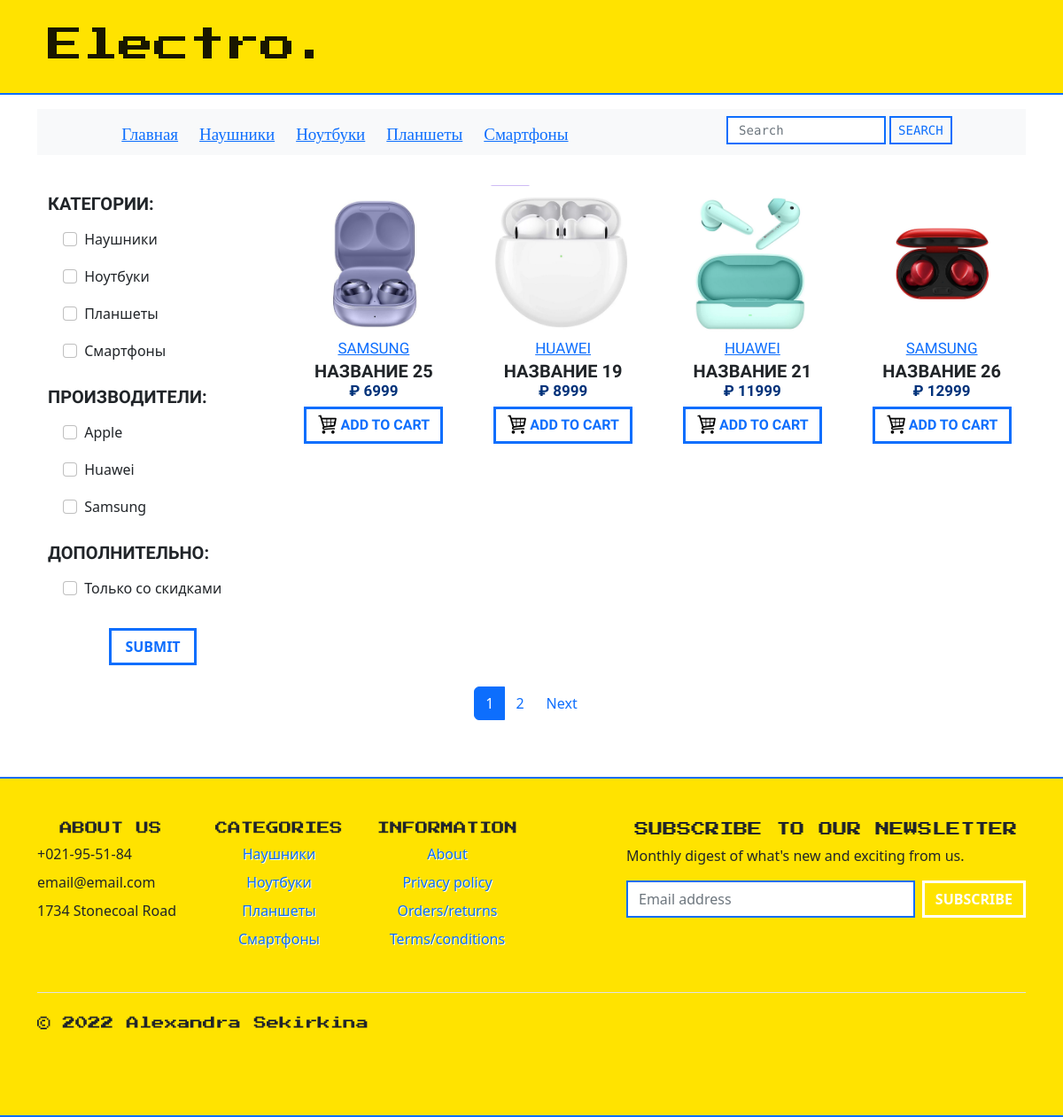
The app's page /store/filtered/ with its own data.
### store/models.py (models this page shows, shortened)
class StoreInfo(models.Model):
    logo = models.ImageField(max_length=250)
    name = models.CharField(max_length=150)
    address = models.CharField(max_length=150)
    phone = models.CharField(max_length=150)
    short_description = models.CharField(max_length=250)
    email = models.EmailField(max_length=150)
    about_us = models.TextField(max_length=2500)
    privacy_policy = models.TextField(max_length=2500)
    orders_and_returns = models.TextField(max_length=2500)
    terms_and_conditions = models.TextField(max_length=2500)
    class Meta:
        verbose_name = 'Информация о магазине'
        verbose_name_plural = 'Информация о магазине'

class Category(models.Model):
    name = models.CharField(max_length=100, db_index=True, verbose_name='Категория')
    slug = models.SlugField(db_index=True, unique=True)
    class Meta:
        verbose_name = 'Категория(ю)'
        verbose_name_plural = 'Категории'
    def get_absolute_url(self):
        return reverse('store:bycategory', kwargs={'slug': self.slug})

class Producer(models.Model):
    name = models.CharField(max_length=100, db_index=True, verbose_name='Производитель')
    logo = models.ImageField(upload_to=get_producer_image_path, blank=True)
    slug = models.SlugField(db_index=True, unique=True)
    def __str__(self):
        return self.name
    class Meta:
        verbose_name = 'Производитель(я)'
        verbose_name_plural = 'Производители'

class Product(models.Model):
    name = models.CharField(max_length=150, verbose_name='Название')
    description = models.TextField(max_length=420, blank=True)
    characteristics = models.TextField(max_length=2000, blank=True)
    photo = models.ImageField(upload_to=get_product_image_path, verbose_name='Фото')
    price = models.IntegerField(verbose_name='Цена')
    sale = models.BooleanField(default=False)
    old_price = models.IntegerField(verbose_name='Старая цена')
    is_available = models.BooleanField(default=True, verbose_name='Наличие')
    amount = models.IntegerField(verbose_name='Количество')
    category = models.ForeignKey('Category', on_delete=models.PROTECT, verbose_name='Категория')
    producer = models.ForeignKey('Producer', on_delete=models.PROTECT, verbose_name='Производитель')
    slug = models.SlugField(db_index=True, unique=True)
    class Meta:
        verbose_name = 'Товар'
        verbose_name_plural = 'Товары'
        default_related_name = 'products'
        ordering = ['price']
    def get_absolute_url(self):
        return reverse('store:prod_view', kwargs={'pk': self.pk})

### store/views.py (the view)
# urls.py: path('filtered/', FilteredProducts.as_view(), name='fltrd'),
class FilteredProducts(ListView):
    model = Product
    template_name = 'store/products_list.html'
    context_object_name = "products"
    paginate_by = 4
    def get_queryset(self):
        query_to_show = Product.objects.filter(is_available=True)
        req = set(self.request.GET)
        cat_slug = get_set(Category, 'slug')
        lst_cat = list(cat_slug & req)
        if lst_cat:
            query_to_show = query_to_show.filter(category__slug__in=lst_cat)
        prod_name = get_set(Producer, 'name')
        lst_prod = list(prod_name & req)
        if lst_prod:
            query_to_show = query_to_show.filter(producer__name__in=lst_prod)
        if self.request.GET.get('special'):
            query_to_show = query_to_show.filter(sale=True)
        return query_to_show
    def get_context_data(self, *, object_list=None, **kwargs):
        context = super().get_context_data(**kwargs)
        lister = list(self.request.GET)
        string = '=1&'.join(lister)
        string += '=1&'
        context['s'] = string
        context['reqs'] = lister
        if self.request.GET.get('special'):
            context['special'] = 1
        return context

### store/templates/store/products_list.html (shortened to what this page needs)
{% extends 'base.html' %}
{% load static %}
{% block navigation %}
{% include 'store/inc/_navigation.html' %}
{% endblock %}
{% block content %}
<div class="container">
    <div class="row">
        <div class="col-md-3">
            {% include 'store/inc/_sidebar.html' %}
        </div>
        <div class="col-md-9">
            <div class="row row-cols-1 row-cols-md-4 g-4">
                {% for item in products %}
                <div class="col">
                    <div class="card h-100 CARD">
                        <div>
                            <a href="{{ item.get_absolute_url }}"><img src="{{ item.photo.url }}" class="card-img-top"
                                                                       alt="..."></a>
                        </div>
                        <div class="card-body p-1"
                             style="font-family: 'PT Sans Narrow', sans-serif; text-align: center; font-size: 17px; text-transform: uppercase;">
                            <span class="card-text" style=" font-weight: 400"><a
                                    href="{% url 'store:prdcr' item.producer_id %}" class="">{{ item.producer }}</a></span>
                            <br>
                            <h5 class="card-title mb-0" style=" font-weight: 700">{{ item.name }}</h5>
                            <div>
                                <h6 style="font-weight: bold; font-size: 17px; color: #00327a;"> &#8381 {{ item.price }}
                                </h6>
                            </div>
                            <div class="mb-3">
                                <button class="btn btn-outline-primary"
                                        style="border: 3px solid; border-radius: 0.3px; font-weight: 700; text-transform: uppercase; vertical-align: bottom;"
                                        type="submit">
                                    <img src="{% static 'img/cart2.png' %}" class="card-img-top"
                                         style=" vertical-align: top; width: 22px;" alt="Oops..."> Add to cart
                                </button>
                            </div>
                        </div>
                    </div>
                </div>
                {% empty %}
                <span> Try something else, please! </span>
               {% endfor %}
            </div>
        </div>
    </div>
</div>
{% endblock %}

### templates/inc/_header.html (shortened to what this page needs)
{% load store_tags %}
{% get_store_info as store %}
<div style="background-color: #ffe300">
    <div class="container">
        <nav class="navbar pb-0 pt-2">
            <div class="container-fluid">
                <nav class="navbar navbar-expand-lg pb-0">
                    <a class="navbar-brand pb-0" style="font-family: 'Press Start 2P', cursive;
                    font-size: 40px;">
                        {{ store.name }}
                    </a>
                </nav>
            </div>
        </nav>
        <br>
    </div>
</div>
<div style="border-top: 2px solid #0d6efd">
</div>

### store/templates/store/inc/_navigation.html
{% load store_tags %}
<div class="container my-6" style="font-family: 'Press Start 2P', cursive; font-size: 19px;">
    <nav class="navbar navbar-expand-lg navbar-light bg-light py-6">
        <div class="row mx-auto">
            {% if request.path == '/' %}
            <a class="col" href="{% url 'home' %}">Главная</a>
            {% else %}
            <a class="col" href="{% url 'home' %}">Главная</a>
            {% endif %}
            {% get_categories as categories %}
            {% for cat in categories %}
            {% if request.path == cat.get_absolute_url %}
            <a class="col" href="{{ cat.get_absolute_url }}">{{ cat.name }}</a>
            {% else %}
            <a class="col" href="{{ cat.get_absolute_url }}">{{ cat.name }}</a>
            {% endif %}
            {% endfor %}
        </div>
        <form class="d-flex mb-1 mx-auto" action="{% url 'store:search' %}" method="get">
            <input class="form-control me-1" type="text" name="search"
                   style="border-radius: 0px; border: 2px solid #0d6efd; width: 180px; height: 32px;
                   font-family: 'Source Code Pro', monospace; font-size: 14px;"
                   placeholder="Search">
            <input class="btn btn-outline-primary py-0 px-2"
                   style="border: 2px solid; border-radius: 0.3px; font-size: 15px;
                       text-transform: uppercase; vertical-align: bottom; height: 32px; weight: 60px;
                       font-family: 'Source Code Pro', monospace;
                       font-size: 14px;  text-transform: uppercase;"
                   type="submit" value="search">
        </form>
    </nav>
</div>
<br>

### store/templates/store/inc/_sidebar.html
{% load store_tags %}
<div class="container">
    <form action="{% url 'store:fltrd' %}">
        <p class="mt-3 mb-1" style="font-family: 'PT Sans Narrow', sans-serif; font-weight: 700; font-size: 20px; text-transform: uppercase;"> Категории: </p>
        {% get_categories as categories %}
        <ul class="list-group">
            {% for category in categories %}
            <li class="list-group-item" style="border: 1px solid #fff;">
                <label class="form-check-label">
                    <input class="form-check-input me-1" type="checkbox" {% if category.slug in reqs %} checked {% endif %} value="1" name="{{ category.slug }}">
                    {{ category.name }}
                </label>
            </li>
            {% endfor %}
        </ul>
        <p class="mt-3 mb-1" style="font-family: 'PT Sans Narrow', sans-serif; font-weight: 700; font-size: 20px; text-transform: uppercase;"> Производители: </p>
        {% get_producers as producers %}
        <ul class="list-group">
            {% for producer in producers %}
            <li class="list-group-item" style="border: 1px solid #fff;">
                <label class="form-check-label">
                    <input class="form-check-input me-1" type="checkbox" {% if producer.name in reqs %} checked {% endif %} value="1" name="{{ producer.name }}">
                    {{ producer.name }}
                </label>
            </li>
            {% endfor %}
        </ul>
        <p class="mt-3 mb-1" style="font-family: 'PT Sans Narrow', sans-serif; font-weight: 700; font-size: 20px; text-transform: uppercase;"> Дополнительно: </p>
        <ul class="list-group">
            <li class="list-group-item"  style="border: 1px solid #fff;">
                <label class="form-check-label">
                    <input class="form-check-input me-1" type="checkbox" {% if special %} checked {% endif %}name="special" value="1">
                    Только со скидками
                </label>
            </li>
        </ul>
        <br>
        <div class="d-grid col-5 mx-auto">
            <button type="submit"
                    class="btn btn-outline-primary"
                    style="border: 3px solid; border-radius: 0.3px; font-weight: 700; text-transform: uppercase; vertical-align: bottom;">
                submit
            </button>
        </div>
    </form>
</div>

### templates/inc/_footer.html (shortened to what this page needs)
{% load store_tags %}
{% get_store_info as store %}
{% get_categories as categories %}
<br>
<br>
<div style="border-top: 2px solid #0d6efd; border-bottom: 2px solid #0d6efd; display: block; background-color: #ffe300">
    <br>
    <div class="container" style="">
        <footer class="py-4">
            <div class="row">
                <div class="col-6 col-md-2 mb-3">
                    <h5 style="text-align: center; text-transform: uppercase; font-family: 'Press Start 2P', cursive; font-size: .9em;">
                        ABOUT US </h5>
                    <ul class="nav flex-column">
                        <li class="nav-item mb-2"> {{ store.phone }}</li>
                        <li class="nav-item mb-2"> {{ store.email }}</li>
                        <li class="nav-item mb-2"> {{ store.address }}</li>
                    </ul>
                </div>
                <div class="col-6 col-md-2 mb-3">
                    <h5 style="text-align: center; text-transform: uppercase; font-family: 'Press Start 2P', cursive; font-size: .9em;">
                        CATEGORIES</h5>
                    <ul class="nav flex-column">
                        {% for cat in categories %}
                        <li class="nav-item mb-2 mx-auto" style="text-shadow: 1px 1px #fff;"><a href="{{ cat.get_absolute_url }}" class="nav-link p-0">
                            {{ cat.name }}</a></li>
                        {% endfor %}
                    </ul>
                </div>
                <div class="col-6 col-md-2 mb-3">
                    <h5 style="text-align: center; text-transform: uppercase; font-family: 'Press Start 2P', cursive; font-size: .9em;">
                        INFORMATION</h5>
                    <ul class="nav flex-column">
                        <li class="nav-item mb-2 mx-auto" style="text-shadow: 1px 1px #fff;">
                            <a href="{% url 'store:about' %}" class="nav-link p-0">
                            About</a>
                        </li>
                        <li class="nav-item mb-2 mx-auto" style="text-shadow: 1px 1px #fff;">
                            <a href="{% url 'store:ppol' %}" class="nav-link p-0">
                            Privacy policy</a></li>
                        <li class="nav-item mb-2 mx-auto" style="text-shadow: 1px 1px #fff;">
                            <a href="{% url 'store:ord_ret' %}" class="nav-link p-0">
                            Orders/returns</a>
                        </li>
                        <li class="nav-item mb-2 mx-auto" style="text-shadow: 1px 1px #fff;">
                            <a href="{% url 'store:terms' %}" class="nav-link p-0">
                            Terms/conditions</a>
                        </li>
                    </ul>
                </div>
                <div class="col-md-5 offset-md-1 mb-3">
                    <form>
                        <h5 style="text-align: center; text-transform: uppercase; font-family: 'Press Start 2P', cursive; font-size: 1em;">
                            Subscribe to our newsletter</h5>
                        <p>Monthly digest of what's new and exciting from us.</p>
                        <div class="d-flex flex-column flex-sm-row w-100 gap-2">
                            <input id="newsletter1" type="text" class="form-control" placeholder="Email address"
                            style="border-radius: 0px; border: 2px solid #0d6efd;">
                            <button class="btn btn-outline-primary"
                                    style="border: 3px solid #fff; border-radius: 0.3px; font-weight: 700; text-transform: uppercase; vertical-align: bottom; color: #fff;"
                                    type="button"> Subscribe
                            </button>
                        </div>
                    </form>
                </div>
            </div>
            <div class="d-flex flex-column flex-sm-row justify-content-between py-4 my-4 border-top">
                <p style="font-family: 'Press Start 2P', cursive; font-size: .9em;">&copy; 2022 Alexandra Sekirkina</p>
                <ul class="list-unstyled d-flex">
                    <li class="ms-3"><a class="link-dark" href="#">
                        <svg class="bi" width="24" height="24">
                            <use xlink:href="#twitter"/>
                        </svg>
                    </a></li>
                    <li class="ms-3"><a class="link-dark" href="#">
                        <svg class="bi" width="24" height="24">
                            <use xlink:href="#instagram"/>
                        </svg>
                    </a></li>
                    <li class="ms-3"><a class="link-dark" href="#">
                        <svg class="bi" width="24" height="24">
                            <use xlink:href="#facebook"/>
                        </svg>
                    </a></li>
                </ul>
            </div>
        </footer>
    </div>
</div>

### records on screen
StoreInfo: name "Electro.", phone "+021-95-51-84", email "email@email.com", address "1734 Stonecoal Road"
Category: name "Наушники"
Category: name "Ноутбуки"
Category: name "Планшеты"
Category: name "Смартфоны"
Producer: name "Apple"
Producer: name "Huawei"
Producer: name "Samsung"
Product: photo (picture), producer "SAMSUNG", name "НАЗВАНИЕ 25", price "6999"
Product: photo (picture), producer "HUAWEI", name "НАЗВАНИЕ 19", price "8999"
Product: photo (picture), producer "HUAWEI", name "НАЗВАНИЕ 21", price "11999"
Product: photo (picture), producer "SAMSUNG", name "НАЗВАНИЕ 26", price "12999"

### other values on screen
{{ p }} "1"
{{ p }} "2"
